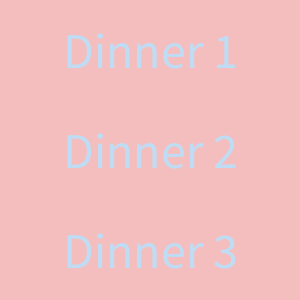
Frame 1 (no input)
Frame 60 (the mouse pressed at the canvas centre just before this capture): identical to frame 1, image omitted
Frame 120 (the mouse held since frame 60 and released just before this capture): identical to frame 1, image omitted

The Processing sketch that drew this single still picture (run headless with seeded random() and noise(); from frame 60 on, the mouse is pressed at the canvas centre):

// Processing sketch: week13_3_dinner
// ── week13_3_dinner.pde
void setup()//只做1次
{
  size(300,300);
  fill(#BEDDF5);
  textSize(50);
  textAlign(CENTER,CENTER);
}
void draw()//每秒60次
{
  background(#F5BEBE);
  text("Dinner 1",150,50);
  text("Dinner 2",150,150);
  text("Dinner 3",150,250);
  //text("Hello",mouseX,mouseY);
}
